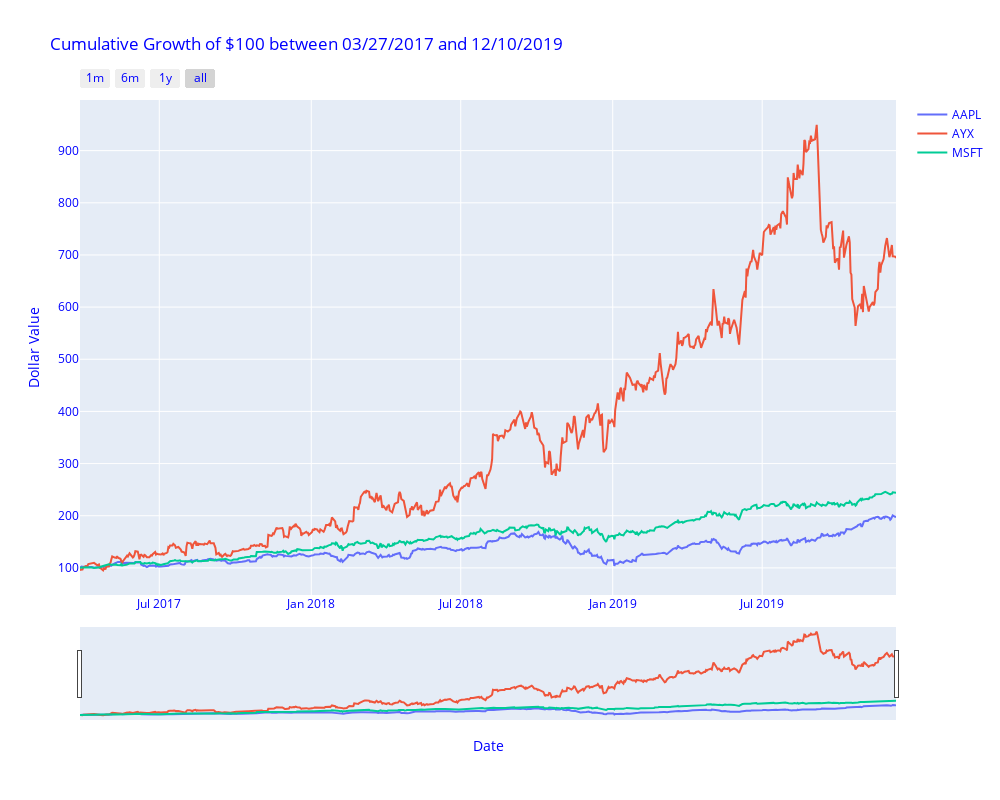

This figure's notebook cell:
### Markdown cell above
## Main function

### Code cell
if __name__ == "__main__": 
#     ticker_list = input("Please input valid tickers: ")
#     ticker_list = "MSFT BABA AAPL GOOG FB AMZN"
    ticker_list='AYX AAPL MSFT'
    main(ticker_list)

### Figure 1 — Plotly figure (JSON) as saved in the notebook; plotly's stock layout.template omitted (floating-point values rounded to 4 significant figures; data arrays with more than 128 entries replaced by an {"elided": "..."} marker saying what was removed)
{"data": [{"name": "AAPL", "type": "scatter", "x": {"elided": "683 str values"}, "y": {"elided": "683 float values"}}, {"name": "AYX", "type": "scatter", "x": {"elided": "683 str values"}, "y": {"elided": "683 float values"}}, {"name": "MSFT", "type": "scatter", "x": {"elided": "683 str values"}, "y": {"elided": "683 float values"}}], "layout": {"autosize": false, "font": {"color": "#0000ff"}, "height": 800, "title": {"text": "Cumulative Growth of $100 between 03/27/2017 and 12/10/2019"}, "width": 1000, "xaxis": {"rangeselector": {"buttons": [{"count": 1, "label": "1m", "step": "month", "stepmode": "backward"}, {"count": 6, "label": "6m", "step": "month", "stepmode": "backward"}, {"count": 1, "label": "1y", "step": "year", "stepmode": "backward"}, {"step": "all"}]}, "rangeslider": {"visible": true}, "title": {"text": "Date"}, "type": "date"}, "yaxis": {"title": {"text": "Dollar Value"}}}}
